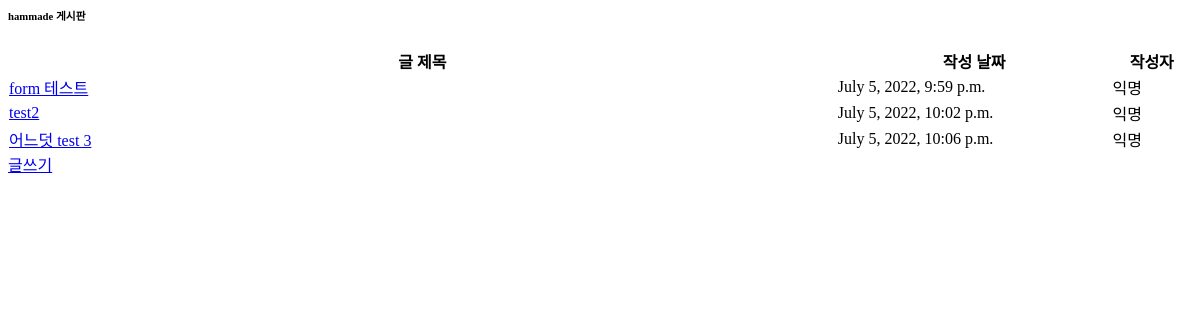
Page /postlist on the earlier database version.
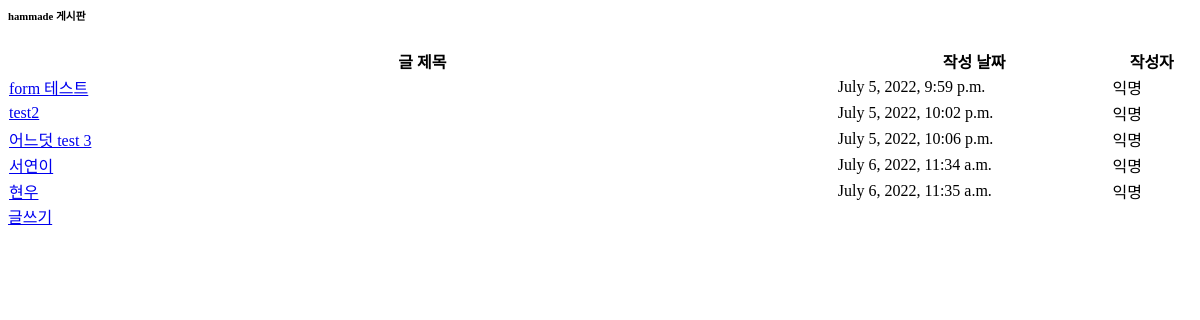
Same page on the later database version.
### mybucketapp/models.py (models this page shows, shortened)
class Post(models.Model):
    title = models.CharField(max_length=200)
    body = models.TextField()
    date = models.DateTimeField(auto_now_add=True)

### mybucketapp/views.py (the view)
# urls.py: path('postlist', views.postlist, name='postlist'),
def postlist(request):
    posts = Post.objects.filter().order_by('date')
    return render(request, 'post.html', {'posts':posts})

### mybucketapp/templates/post.html (shortened to what this page needs)
<div class="card shadow mb-4">
    <div class="card-header py-3">
        <h6 class="m-0 font-weight-bold text-success">hammade 게시판</h6>
    </div>
    <div class="card-body">
        <div class="table-responsive">
            <table class="table table-bordered" id="dataTable" width="100%" cellspacing="0">
                <thead>
                    <tr>
                        <th width='70%'>글 제목</th>
                        <th>작성 날짜</th>
                        <th>작성자</th>
                    </tr>
                </thead>
                <tbody>
                    {% for post in posts %}
                    <tr>
                        <td><a href="{% url 'detail' post.id %}">{{ post.title }}</a></td>
                        <td>{{ post.date }}</td>
                        <td>익명</td>
                    </tr>
                    {% endfor %}
                </tbody>
            </table>
        </div>
    </div>
</div>
<a href="{% url 'postcreate' %}" class="btn btn-success btn-icon-split">
    <span class="text">글쓰기</span>
</a>

Differences in the rows shown:
added Post: title "서연이", date "July 6, 2022, 11:34 a.m."
added Post: title "현우", date "July 6, 2022, 11:35 a.m."
